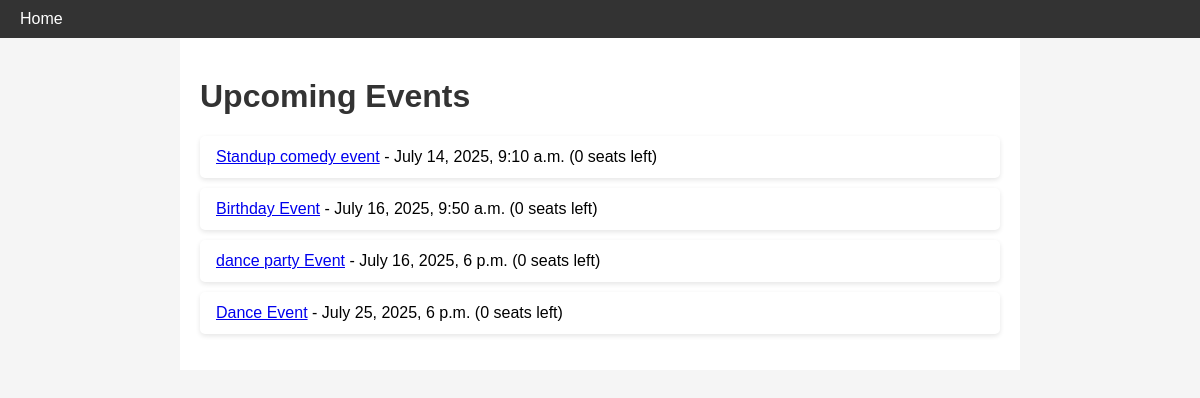
The page / on the database its author committed.
### booking/models.py (models this page shows, shortened)
class Event(models.Model):
    title = models.CharField(max_length=200)
    description = models.TextField()
    date = models.DateTimeField()
    capacity = models.PositiveBigIntegerField()
    soldout = models.BooleanField(default=False)
    def booked_seats(self):
        return sum(booking.number_of_seats for booking in self.bookings.all())
    def seats_left(self):
        return self.capacity - self.booked_seats()

class Booking(models.Model):
    event = models.ForeignKey(Event, related_name='bookings', on_delete=models.CASCADE)
    name = models.CharField(max_length=100)
    email = models.EmailField()
    number_of_seats =models.PositiveIntegerField()

### booking/views.py (the view)
# urls.py: path('', views.event_list, name='event_list'),
def event_list(request):
    events = Event.objects.all().order_by('date')
    return render (request, 'booking/event_list.html', {'events':events} )

### booking/context_processors.py (called while the page is built)
def next_event(request):
    upcoming = Event.objects.filter(date__gte=now(), soldout=False).order_by('date').first()
    return {'next_upcoming_event': upcoming}

### booking/templatetags/custom_filters.py (called while the page is built)
@register.filter
def seats_left(event):
    return event.seats_left()

### booking/templates/booking/event_list.html (shortened to what this page needs)
{% extends 'booking/base.html' %}
{% load custom_filters %}
{% block content %}
<h1>Upcoming Events</h1>
<ul>
    {% for event in events %}
    <li>
        <a href="{% url 'event_detail' event.pk %}">{{ event.title }}</a> -
        {{ event.date }} ({{ event|seats_left }} seats left)
    </li>
    {% empty %}
    <li>No upcoming events</li>
    {% endfor %}
</ul>
{% endblock %}

### booking/templates/booking/base.html (shortened to what this page needs)
<!DOCTYPE html>
<html>
<head>
</head>
<body>
    <nav>
        <a href="/">Home</a>
    </nav>
    <div class="container">
        {% block content %}{% endblock %}
    </div>
</body>
</html>

### booking/templates/booking/base.html (style rules this page uses)
body { font-family: Arial, sans-serif; margin: 0; padding: 0; background-color: #f5f5f5; }
nav { background-color: #333; color: #fff; padding: 10px 20px; }
nav a { color: #fff; text-decoration: none; margin-right: 15px; }
h1, h2 { color: #333; margin-top: 20px; }
ul { list-style-type: none; padding-left: 0; }
li { background-color: #fff; padding: 12px 16px; margin-bottom: 10px; border-radius: 5px; box-shadow: 0 2px 5px rgba(0, 0, 0, 0.1); }
.container { padding: 20px; max-width: 800px; margin: 0 auto; background-color: #fff; }

### rows shown on the page
Event: title "Standup comedy event", date "July 14, 2025, 9:10 a.m.", capacity+id "0"
Event: title "Birthday Event", date "July 16, 2025, 9:50 a.m.", capacity+id "0"
Event: title "dance party Event", date "July 16, 2025, 6 p.m.", capacity+id "0"
Event: title "Dance Event", date "July 25, 2025, 6 p.m.", capacity+id "0"
